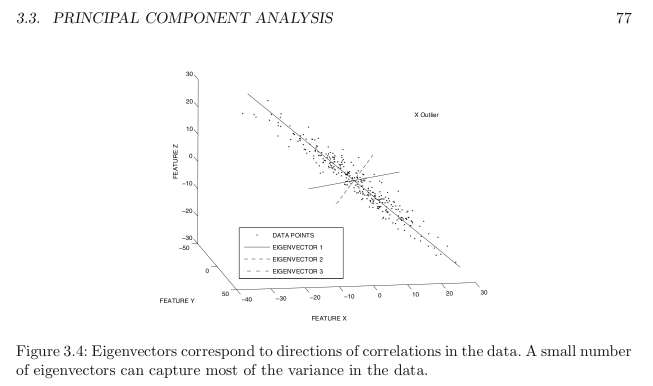
#> input picture Aggarwal_Fig3_4.png, 1306 x 771 px (shown at 1/2 size)
$ jupyter execute --allow-errors pca_outlier_detection.ipynb
#> lines starting #> are read from the running program, lines starting #| are printed output that depends on the picture
## **Proposed Correction to PCA Outlier Detection Methodology in PyOD**

This notebook reviews the existing methodology for PCA Outlier Detection applied by the PyOD python package and recommends a correction to the outlier score calculation. The PR for the logic I describe can be referenced [here](https://github.com/yzhao062/pyod/pull/340). The PyOD version at the time this notebook was written was 0.9.3.

#### **References:**
1. **PyOD Package:** https://github.com/yzhao062/pyod/blob/master/pyod/models/pca.py
2. **Theory (pages 75-78):** Aggarwal, C. C. (2016). Linear Models for Outlier Detection. Outlier Analysis, 65–110. doi:10.1007/978-3-319-47578-3_3

[cell 1]
# libraries
import pandas as pd
import numpy as np
import random
import matplotlib.pyplot as plt
import cv2 # ! pip install opencv-python

from PIL import Image
from pyod.models.pca import PCA as PCA # ! pip install pyod==0.9.3
from scipy.spatial import distance
from sklearn.preprocessing import StandardScaler
from sklearn.decomposition import PCA as sklearn_PCA

random.seed(1)

# for image plotting in github notebook
path = './Aggarwal_Fig3_4.png'
image = cv2.imread(path)
#> image is the input picture: shape (771, 1306, 3); mean B, G, R 250.8, 250.8, 250.8
image = cv2.resize(image, (800,450))
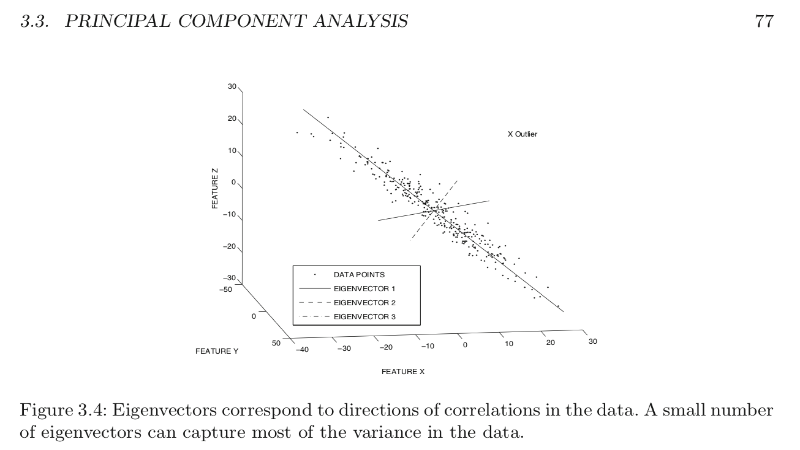
#> image: shape (450, 800, 3); mean B, G, R 250.7, 250.8, 250.8

#### **Background**

Principal component analysis (PCA) for outlier detection leverages the PCA dimensionality reduction technique, where the key point to note is that eigenvectors with larger eigenvalues represent the hyperplane where the majority of a dataset's variance lies. The premise of this outlier detection methodology is that data points with larger Euclidean distances to the mean of the data points in that principal component are anomalous. Aggarwal et al., 2016 demonstrates this concept in their Figure 3.4 on page 77, where point X on the top right is considered an outlier as it has the furthest distance to the first eigenvector (passing through the mean of the data).

[cell 2]
display(Image.fromarray(image))

The outlier scores calculation boils down to:

$$
Score = \sum_{j=1} ^d \frac {|(\bar X - \bar \mu)\bar e_j|^2} {\lambda _j}
$$

where the anomaly score of pca-transformed data point $\bar X$ is computed as the sum of squared distances to the centroid of the transformed data, $\bar \mu$ (which, with standardized data = 0), normalized by the eigenvectors' eigenvalue, $\lambda_j$. The intuition behind scaling by the eigenvalue is that larger deviations along a smaller eigenvalue should be given greater weight.

The computational steps I have taken in the code below to achieve these scores are outlined on page 78 of Aggarwal et al.:
1. Compute PCA-transformed data, D', which is done below using sklearn's PCA class.
2. Normalize each column of D' by the eigenvalue resembling the variance of the data in that direction.
3. Compute the summed, squared Euclidean distance of each record in D' from its centroid (centroid equals 0 for standardized data and this can be ignored) as the outlier score.

#### **Generate Sample Data**

Two-dimensional sample data is generated with a known anomaly at point [1,100] in Figure 1, resembling the example provided by Aggarwal et al., 2016 above.

[cell 3]
# function to generate random points on a line
def line(x, m, b):
    return m*x + b

X = np.linspace(0, 10, 25)
y = [line(x, 10, 5) + abs(random.gauss(20,5)) for x in X]

# insert anomaly
X = np.append(X, 1)
y = np.append(y, 100)

plt.scatter(X, y, c='b')
plt.scatter(1, 100, c='green') # true anomaly

# plot raw data
plt.title('Figure 1: Raw Sample Data')
plt.annotate("true anomaly",xy=(1.2,100.2),xytext=(2,110),arrowprops=dict(facecolor="green"))
plt.xlabel('X')
plt.ylabel('y')
plt.show()
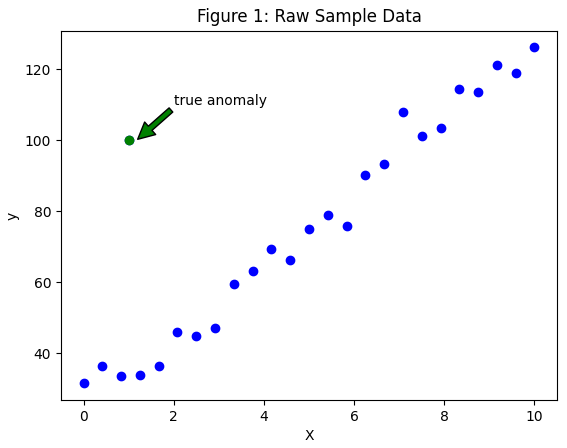
#> figure drawn by matplotlib, 1 panel

# format X and y into a df
df = pd.DataFrame({'X':X,'y':y})
# scale df using StandardScaler (used in the same manner as documented in PyOD's utils files)
scaler = StandardScaler().fit(df)
df = scaler.transform(df)

[cell 4]
# plot scaled data
plt.scatter(df[:,0], df[:,1], c='blue')
X_anomaly = df[len(df)-1][0]
y_anomaly = df[len(df)-1][1]
plt.scatter(X_anomaly, y_anomaly, c='green') # last point is true anomaly
plt.title('Figure 2: Scaled Sample Data')
plt.annotate("true anomaly",xy=(X_anomaly+0.05, y_anomaly+0.05),xytext=(X_anomaly + 0.5, y_anomaly + 0.5),arrowprops=dict(facecolor="green"))
plt.xlabel('X')
plt.ylabel('y')
plt.show()
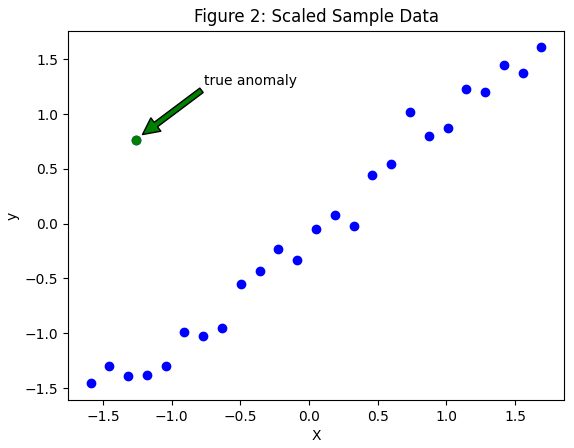
#> figure drawn by matplotlib, 1 panel

#### **PCA For Outlier Detection, Using PyOD Package**

[cell 5]
# format back into a dataframe
df = pd.DataFrame(df)
df.columns = ['X','y']

# define PCA outlier detection classifier
#> (the rest of this cell did not finish here and is left out)

As shown in Figure 3 above, PyOD's PCA anomaly detection score is actually labelling the true anomaly as the _least_ anomalous point in the dataset.

**Why?**

According to this source code ([lines 268-270 here](https://github.com/yzhao062/pyod/blob/master/pyod/models/pca.py)), the suspected "true anomaly" is actually given the _least_ anomalous score because the package is computing the euclidean distance of each coordinate to the _tip_ of the eigenvectors, normalized by their explained variance ratio. In contrast, indices 0,2,22,23, and 24 are given the highest anomaly scores even though they are along the plane where the majority of the variance lies and intuitively should not be categorized as more anomalous than index 25. This is because these points have the furthest Euclidean distance from the _tips_ of both eigenvectors.

When I break down the formula manually below, the decision_scores_raw_ formula returns the exact same scores returned from the PyOD classifier. This is a sanity check that the methodology in this package is understood.

#> (a cell that did not finish here is left out)

#### **Corrected PCA Outlier Detection Score**

A revised outlier score that satisfies the rationale described in the theory outlined by Arrgewal et al. is computed below using sklearn's PCA class. As a reminder, the following steps are taken:

1. Compute PCA-transformed data, D', which is done below using sklearn's PCA class.
2. Normalize each column of D' by the eigenvalue resembling the variance of the data in that direction.
3. Compute the summed, squared Euclidean distance of each record in D' from its centroid (centroid equals 0 for standardized data and this can be ignored) as the outlier score.

[cell 7]
data = df[['X','y']] # scaled data
pca = sklearn_PCA(n_components=None)

# returns array of outlier scores
revised_decision_scores_ = np.sum((((pca.fit_transform(data) - pca.fit_transform(data).mean(axis=0))/ pca.explained_variance_ratio_))** 2, axis=1).ravel()

# where:
# data is the scaled data with mean 0
# pca.fit_transform(X) is the pca-transformed data, D' in above description
# pca.fit_transform(X).mean(axis=0) is the mean of the principal components; when data is scaled, mean = 0 and this becomes redundant, this can be removed
# pca.explained_variance_: proportion of variance explained by each principal component; used for weighting anomaly scores

Below is a simple classifer that will take in raw unscaled data as an argument and return pca decision scores according to the revised methodology above:

[cell 8]
from sklearn.decomposition import PCA as sklearn_PCA
from pyod.utils.utility import check_parameter
from pyod.utils.utility import standardizer

class PCA():
    def __init__(self, n_components=None, copy=True, whiten=False, svd_solver='auto',
                 tol=0.0, iterated_power='auto', random_state=None, standardization=True):
        self.n_components = n_components
        self.copy = copy
        self.whiten = whiten
        self.svd_solver = svd_solver
        self.tol = tol
        self.iterated_power = iterated_power
        self.random_state = random_state
        self.standardization = standardization

    def fit_transform(self, X, y=None):

        # standardize data with the pyod standardizer function
        if self.standardization:
            X, self.scaler_ = standardizer(X, keep_scalar=True)

        # define sklearn PCA class
        self.detector_ = sklearn_PCA(n_components=self.n_components,
                                     copy=self.copy,
                                     whiten=self.whiten,
                                     svd_solver=self.svd_solver,
                                     tol=self.tol,
                                     iterated_power=self.iterated_power,
                                     random_state=self.random_state)

        self.decision_scores_ = np.sum((((self.detector_.fit_transform(X) - pca.fit_transform(data).mean(axis=0))/ self.detector_.explained_variance_ratio_))** 2, axis=1).ravel()

        return self

[cell 9]
# apply above PCA Outlier Detection classifier on raw X and y coordinates, unscaled
data = pd.DataFrame({'X':X,'y':y}) # unscaled
pca_od = PCA()
pca_od.fit_transform(data)
#> (the call stopped at in fit_transform, `X, self.scaler_ = standardizer(X, keep_scalar=True)`: pyod is not available in this run)
